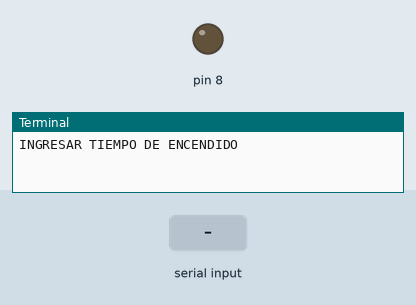
Simulated run of this program. Board: Raspberry Pi (header pin numbers). Parts: output pins drawn as LEDs (lit = HIGH), the last lines printed to the terminal. The inputs (shaded band) are chosen by the test bench.

Above: at 1.2 s.
1.3 s: "5" typed at the terminal, then Enter
2.8 s: "90" typed at the terminal, then Enter
At 3.4 s:
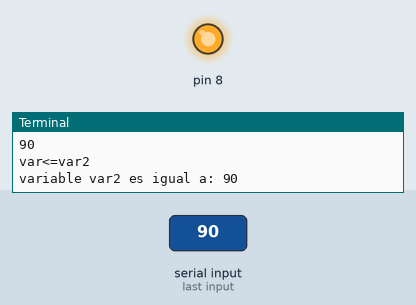
Timing chart, 0 to 9.3 s (numbered marks = the images above; inputs shaded):
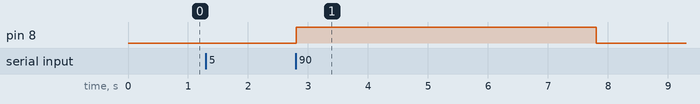

The program:

raspberry2.py
```python
#---importar los modulos necesarios
import time
import RPi.GPIO as GPIO
#---------------------------------
var=input("INGRESAR TIEMPO DE ENCENDIDO")
var=int(var)

var2=input("INGRESAR TIEMPO DE APAGADO")
var2=int(var2)
#INDENDICACIÓN
if var>var2:
    print("var>var2")
    print("variable var es igual a: ",var)
else :
    print("var<=var2")
    print("variable var2 es igual a:",var2)

#desactivar los setwarnings
GPIO.setwarnings(False)
#configurar el setmode y el setup
GPIO.setmode(GPIO.BOARD)#Númeración BOARD
GPIO.setup(8,GPIO.OUT)#8 COMO SALIDA
while True:
    GPIO.output(8,GPIO.HIGH)
    time.sleep(var)
    GPIO.output(8,GPIO.LOW)
    time.sleep(var2)
    
```

Measured:
- after the input at 2.8 s, pin 8: LOW → HIGH at once, → LOW 5.0 s later
